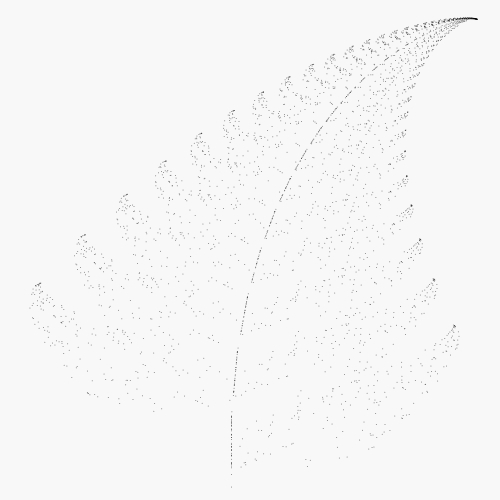
Frame 1 (no input)
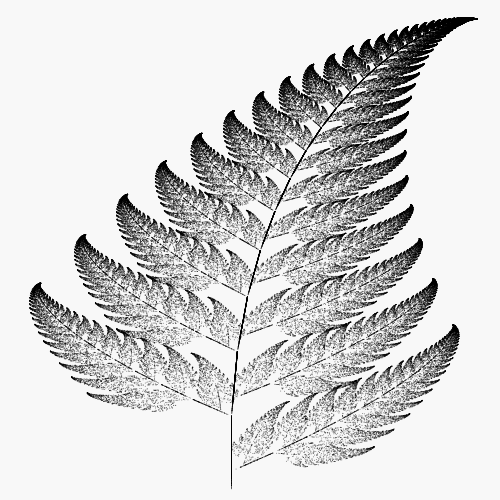
Frame 60 (no input)
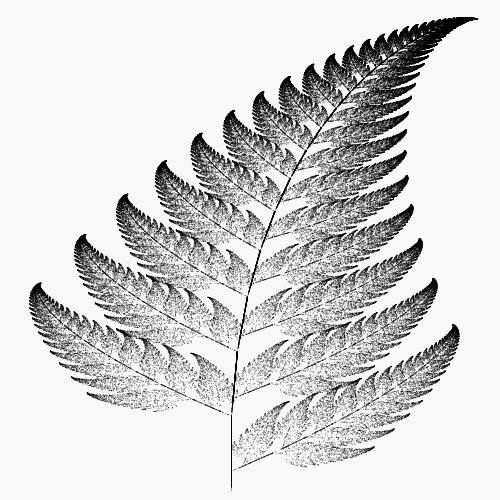
Frame 120 (the mouse pressed at the canvas centre since frame 60)

The p5.js sketch that drew these frames (run headless with seeded random() and noise() and a simulated clock; from frame 60 on, the mouse is pressed at the canvas centre):

// p5.js sketch
// ── sketch.js
// 반슬리 고사리 — 4개의 아핀 변환, 검은 점. 클릭: 다시 그리기
let x = 0, y = 0;

function setup() {
  createCanvas(500, 500);
  background(248);
}

function next() {
  const r = random();
  let nx, ny;
  if (r < 0.01)      { nx = 0;                    ny = 0.16 * y; }
  else if (r < 0.86) { nx = 0.85 * x + 0.04 * y;  ny = -0.04 * x + 0.85 * y + 1.6; }
  else if (r < 0.93) { nx = 0.20 * x - 0.26 * y;  ny = 0.23 * x + 0.22 * y + 1.6; }
  else               { nx = -0.15 * x + 0.28 * y; ny = 0.26 * x + 0.24 * y + 0.44; }
  x = nx; y = ny;
}

function draw() {
  stroke(0, 130);
  strokeWeight(1);
  for (let i = 0; i < 3000; i++) {
    next();
    const sx = map(x, -2.5, 2.9, 0, width);
    const sy = map(y, 0, 10.2, height - 8, 8);
    point(sx, sy);
  }
}

function mousePressed() {
  if (mouseX >= 0 && mouseX < width && mouseY >= 0 && mouseY < height) {
    background(248);
    x = 0; y = 0;
  }
}
